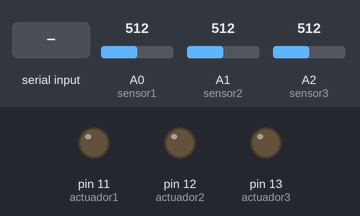
Recording of a sketch running on a simulated Arduino Uno, built with avr-gcc and run on an emulated ATmega328P. Parts: output pins drawn as LEDs (lit = HIGH). The inputs (shaded band) are chosen by the test bench; at power-on: A0 (sensor1) = 512, A1 (sensor2) = 512, A2 (sensor3) = 512. What the sketch prints to the serial monitor is not drawn.

Above: at 1.2 s.
1.3 s: "1\n" received over Serial
At 1.9 s:
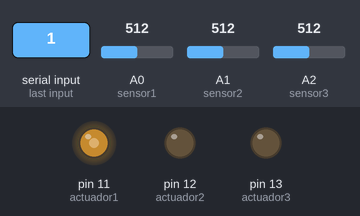
2.9 s: "2\n" received over Serial
At 4.2 s:
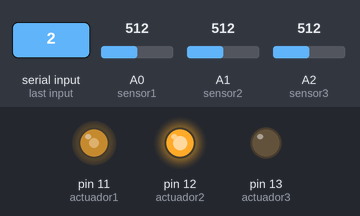
4.5 s: "3\n" received over Serial
At 5.7 s:
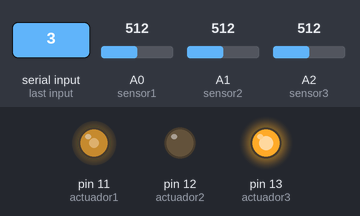
6.1 s: "4\n" received over Serial
At 7.1 s:
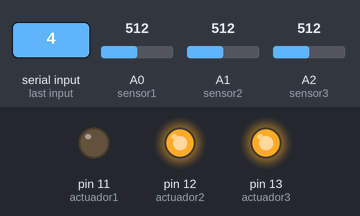
7.7 s: "5\n" received over Serial
At 8.4 s:
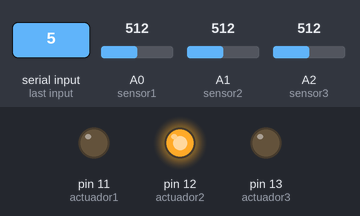
Timing chart, 0 to 10.3 s (numbered marks = the images above; inputs shaded):
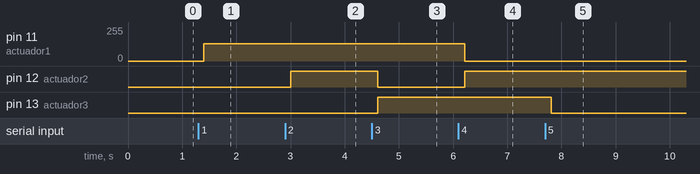

The sketch:

Prog5_HalfDuplex.ino
```cpp
int actuador1=11;
int actuador2=12;
int actuador3=13;

int sensor1=A0;
int sensor2= A1;
int sensor3=A2;

void setup() {
  pinMode(actuador1,OUTPUT);
  pinMode(actuador2,OUTPUT);
  pinMode(actuador3,OUTPUT);
  Serial.begin(9600);
  Serial.setTimeout(100);
}
int vsensor1,vsensor2,vsensor3;
int valor;
void loop() {
  vsensor1=analogRead(sensor1);
  vsensor2=analogRead(sensor2);
  vsensor3=analogRead(sensor3);
  valor = Serial.readString().toInt();
  Serial.println(String(vsensor1)+" "+ String (vsensor2));
  vsensor1=vsensor1/4;
  vsensor2=vsensor2/4;
  vsensor3=vsensor3/4;
  switch(valor)
  {
    case 1:
      analogWrite(actuador1,vsensor1);
      analogWrite(actuador2,0);
      analogWrite(actuador3,0);
    break;
    case 2:
      analogWrite(actuador1,vsensor1);
      analogWrite(actuador2,vsensor2);
      analogWrite(actuador3,0);
    break;
    case 3:
      analogWrite(actuador1,vsensor1);
      analogWrite(actuador2,0);
      analogWrite(actuador3,vsensor3);
    break;
    case 4:
      analogWrite(actuador1,0);
      analogWrite(actuador2,vsensor2);
      analogWrite(actuador3,vsensor3);
    break;
    case 5:
      analogWrite(actuador1,0);
      analogWrite(actuador2,vsensor2);
      analogWrite(actuador3,0);
    break;
    case 6:
      analogWrite(actuador1,0);
      analogWrite(actuador2,0);
      analogWrite(actuador3,vsensor3);
    break;
  }
  delay(100);
}
```

Measured:
- after the input at 1.3 s, pin 11 (actuador1): 0/255 → 128/255 after 0.10 s
- after the input at 2.9 s, pin 12 (actuador2): LOW → HIGH after 0.11 s
- after the input at 4.5 s, pin 12 (actuador2): HIGH → LOW after 0.11 s; pin 13 (actuador3): LOW → HIGH after 0.11 s
- after the input at 6.1 s, pin 11 (actuador1): 128/255 → 0/255 after 0.11 s; pin 12 (actuador2): LOW → HIGH after 0.11 s
- after the input at 7.7 s, pin 13 (actuador3): HIGH → LOW after 0.11 s
